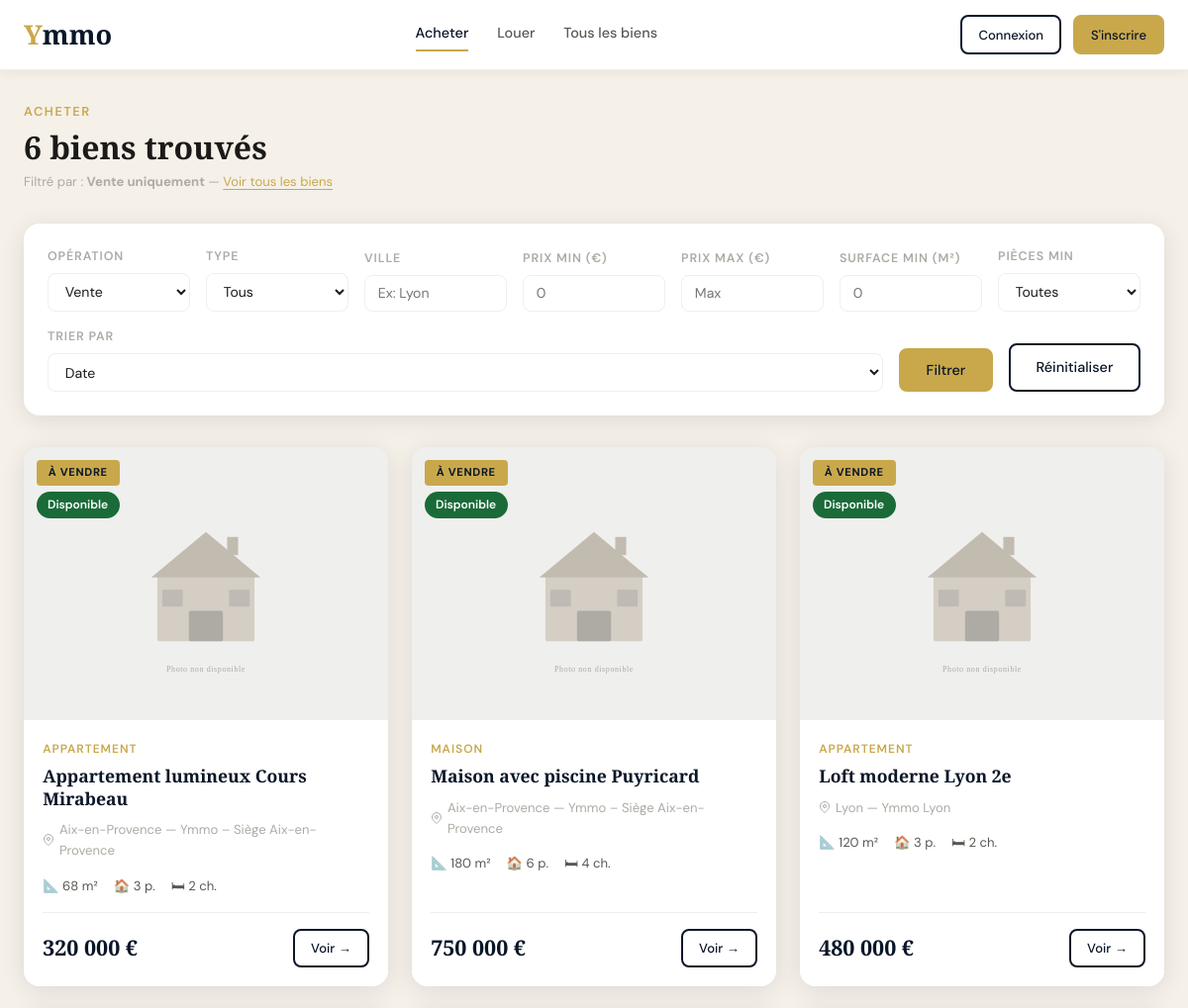
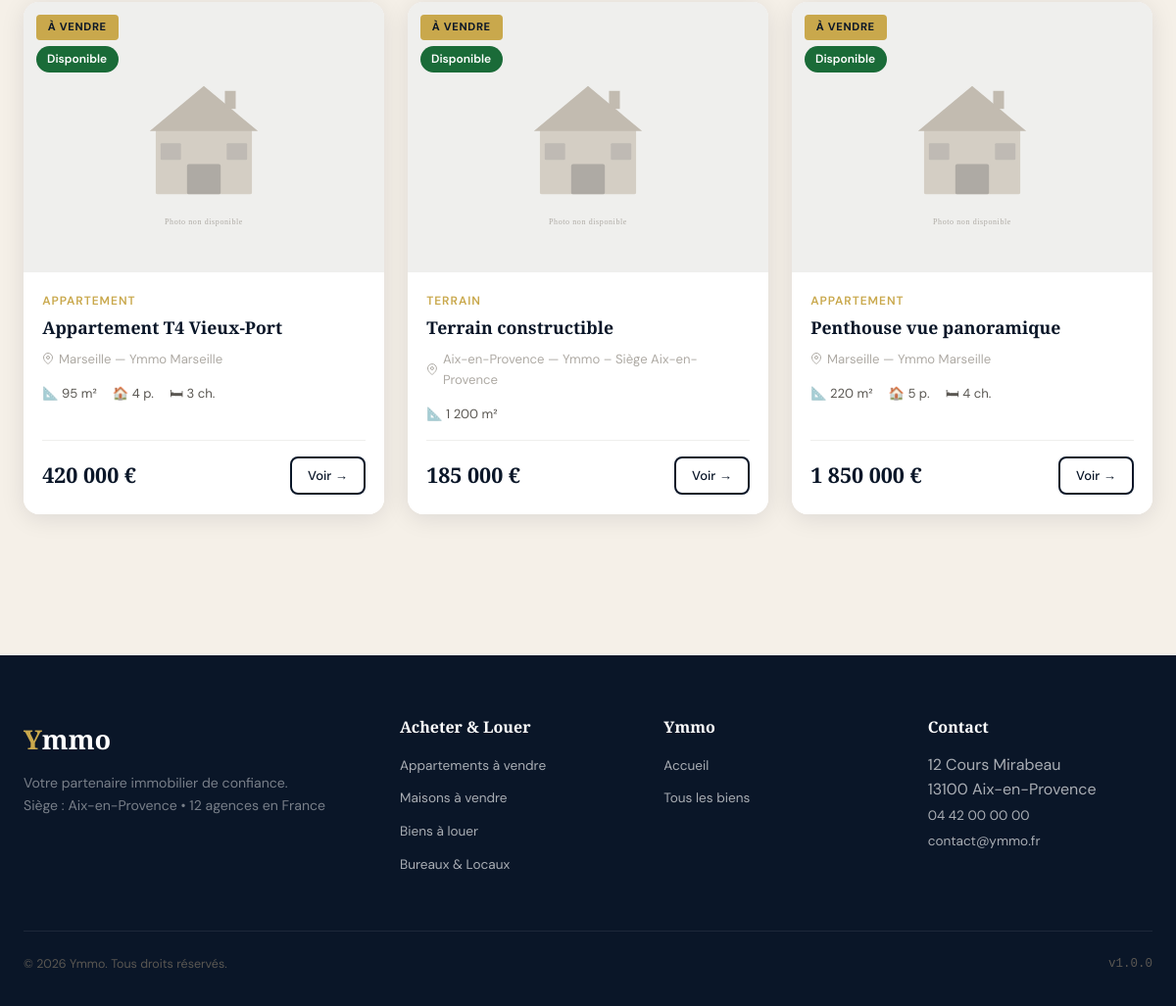
Page /biens.php?operation=vente on the committed database (2 pictures, top to bottom).
### tables this page shows
CREATE TABLE `biens` (
  `id`            INT UNSIGNED AUTO_INCREMENT PRIMARY KEY,
  `titre`         VARCHAR(200) NOT NULL,
  `description`   TEXT         NOT NULL,
  `type`          ENUM('appartement','maison','bureau','local','terrain','autre') NOT NULL,
  `statut`        ENUM('disponible','vendu','loue','archive') NOT NULL DEFAULT 'disponible',
  `operation`     ENUM('vente','location') NOT NULL DEFAULT 'vente',
  `prix`          DECIMAL(12,2) NOT NULL,
  `surface`       DECIMAL(8,2)  NOT NULL,
  `pieces`        TINYINT UNSIGNED NOT NULL DEFAULT 1,
  `chambres`      TINYINT UNSIGNED NOT NULL DEFAULT 0,
  `etage`         TINYINT NULL,
  `adresse`       VARCHAR(255) NOT NULL,
  `ville`         VARCHAR(100) NOT NULL,
  `cp`            VARCHAR(10)  NOT NULL,
  `latitude`      DECIMAL(10,7) NULL,
  `longitude`     DECIMAL(10,7) NULL,
  `agence_id`     INT UNSIGNED NOT NULL,
  `agent_id`      INT UNSIGNED NOT NULL,
  `options`       JSON NULL COMMENT 'Parkings, cave, terrasse, etc.',
  `created_at`    DATETIME DEFAULT CURRENT_TIMESTAMP,
  `updated_at`    DATETIME DEFAULT CURRENT_TIMESTAMP ON UPDATE CURRENT_TIMESTAMP,
  FOREIGN KEY (`agence_id`) REFERENCES `agences`(`id`),
  FOREIGN KEY (`agent_id`)  REFERENCES `users`(`id`)
);

CREATE TABLE `agences` (
  `id`        INT UNSIGNED AUTO_INCREMENT PRIMARY KEY,
  `nom`       VARCHAR(100) NOT NULL,
  `adresse`   VARCHAR(255) NOT NULL,
  `ville`     VARCHAR(100) NOT NULL,
  `cp`        VARCHAR(10)  NOT NULL,
  `telephone` VARCHAR(20)  NOT NULL,
  `email`     VARCHAR(150) NOT NULL,
  `created_at` DATETIME DEFAULT CURRENT_TIMESTAMP
);

### config/database.php (called while the page is built, shortened)
<?php
class Database
{
    private static ?PDO $instance = null;
    public static function getInstance(): PDO
    {
        if (self::$instance === null) {
            try {
                $dsn = sprintf(
                    'mysql:host=%s;dbname=%s;charset=%s',
                    DB_HOST, DB_NAME, DB_CHARSET
                );
                self::$instance = new PDO($dsn, DB_USER, DB_PASS, [
                    PDO::ATTR_ERRMODE            => PDO::ERRMODE_EXCEPTION,
                    PDO::ATTR_DEFAULT_FETCH_MODE => PDO::FETCH_ASSOC,
                    PDO::ATTR_EMULATE_PREPARES   => false,
                ]);
            } catch (PDOException $e) {
                if (DEBUG_MODE) {
                    die('Erreur de connexion BDD : ' . $e->getMessage());
                } else {
                    die('Erreur de connexion. Veuillez réessayer plus tard.');
                }
            }
        }
        return self::$instance;
    }
    public static function query(string $sql, array $params = []): PDOStatement
    {
        $stmt = self::getInstance()->prepare($sql);
        $stmt->execute($params);
        return $stmt;
    }
    public static function fetchOne(string $sql, array $params = []): array|false
    {
        return self::query($sql, $params)->fetch();
    }
}

### biens.php (the view, shortened to what this page needs)
<?php
require_once __DIR__ . '/includes/header.php';
$filters = [
  'operation'  => clean($_GET['operation']  ?? ''),
  'type'       => clean($_GET['type']       ?? ''),
  'ville'      => clean($_GET['ville']      ?? ''),
  'prix_min'   => isset($_GET['prix_min']) && $_GET['prix_min'] !== '' ? (float)$_GET['prix_min'] : null,
  'prix_max'   => isset($_GET['prix_max']) && $_GET['prix_max'] !== '' ? (float)$_GET['prix_max'] : null,
  'surface_min' => (int)($_GET['surface_min'] ?? 0),
  'pieces_min' => (int)($_GET['pieces_min'] ?? 0),
  'sort'       => clean($_GET['sort']       ?? 'created_at'),
  'order'      => clean($_GET['order']      ?? 'DESC'),
  'statut'     => 'disponible',
];
$page   = max(1, (int)($_GET['page'] ?? 1));
$result = getBiens($filters, $page);
?>
<div class="container" style="padding-top:2rem;padding-bottom:4rem;">
  <div class="section-header">
    <div>
      <p class="section-label">
        <?php if ($filters['operation'] === 'vente'): ?>Acheter
        <?php elseif ($filters['operation'] === 'location'): ?>Louer
        <?php else: ?>Tous les biens<?php endif; ?>
      </p>
      <h1 style="font-size:2rem;">
        <?= $result['total'] ?> bien<?= $result['total'] > 1 ? 's' : '' ?> trouvé<?= $result['total'] > 1 ? 's' : '' ?>
      </h1>
      <?php if ($filters['operation']): ?>
        <p style="font-size:.82rem;color:var(--gray-400);margin-top:.3rem;">
          Filtré par : <strong><?= $filters['operation'] === 'vente' ? 'Vente uniquement' : 'Location uniquement' ?></strong>
          — <a href="biens.php" style="color:var(--gold);">Voir tous les biens</a>
        </p>
      <?php endif; ?>
    </div>
  </div>
  <form class="filters-bar" method="GET" action="biens.php" id="filters-form">
    <div class="filter-group">
      <label>Opération</label>
      <select name="operation" onchange="this.form.submit()">
        <option value="vente" <?= $filters['operation'] === 'vente'    ? 'selected' : '' ?>>Vente</option>
      </select>
    </div>
    <div class="filter-group">
      <label>Type</label>
      <select name="type" onchange="this.form.submit()">
        <option value="">Tous</option>
      </select>
    </div>
    <div class="filter-group">
      <label>Ville</label>
      <input type="text" name="ville" value="<?= e($filters['ville']) ?>" placeholder="Ex: Lyon">
    </div>
    <div class="filter-group">
      <label>Prix min (€)</label>
      <input type="number" name="prix_min" value="<?= $filters['prix_min'] ?: '' ?>" placeholder="0" min="0">
    </div>
    <div class="filter-group">
      <label>Prix max (€)</label>
      <input type="number" name="prix_max" value="<?= $filters['prix_max'] ?: '' ?>" placeholder="Max" min="0">
    </div>
    <div class="filter-group">
      <label>Surface min (m²)</label>
      <input type="number" name="surface_min" value="<?= $filters['surface_min'] ?: '' ?>" placeholder="0" min="0">
    </div>
    <div class="filter-group">
      <label>Pièces min</label>
      <select name="pieces_min">
        <option value="">Toutes</option>
      </select>
    </div>
    <div class="filter-group">
      <label>Trier par</label>
      <select name="sort" onchange="this.form.submit()">
        <option value="created_at" <?= $filters['sort'] === 'created_at' ? 'selected' : '' ?>>Date</option>
      </select>
    </div>
    <button type="submit" class="btn btn-primary">Filtrer</button>
    <a href="biens.php" class="btn btn-outline">Réinitialiser</a>
  </form>
  <?php if (empty($result['items'])): ?>
    <div class="empty-state">
      <svg width="64" height="64" viewBox="0 0 24 24" fill="none" stroke="currentColor" stroke-width="1">
        <path d="M3 9l9-7 9 7v11a2 2 0 01-2 2H5a2 2 0 01-2-2z" />
      </svg>
      <h3>Aucun bien ne correspond à vos critères</h3>
      <p>Essayez d'élargir vos filtres.</p>
      <a href="biens.php" class="btn btn-primary mt-2">Voir tous les biens</a>
    </div>
  <?php else: ?>
    <div class="biens-grid">
      <?php foreach ($result['items'] as $b): ?>
        <a href="bien-detail.php?id=<?= $b['id'] ?>" class="bien-card">
          <div class="bien-card-img">
            <img loading="lazy" src="<?= imageSrc($b['image_principale']) ?>" alt="<?= e($b['titre']) ?>" loading="lazy">
            <div class="bien-card-badges">
              <span class="bien-card-operation <?= $b['operation'] === 'location' ? 'location' : '' ?>">
                <?= $b['operation'] === 'vente' ? 'À vendre' : 'À louer' ?>
              </span>
              <?= badgeStatut($b['statut']) ?>
            </div>
          </div>
          <div class="bien-card-body">
            <p class="bien-card-type"><?= labelType($b['type']) ?></p>
            <h3 class="bien-card-title"><?= e($b['titre']) ?></h3>
            <p class="bien-card-location">
              <svg class="icon-pin" width="12" height="12" viewBox="0 0 24 24" fill="none" stroke="currentColor" stroke-width="2">
                <path d="M21 10c0 7-9 13-9 13s-9-6-9-13a9 9 0 0118 0z" />
                <circle cx="12" cy="10" r="3" />
              </svg>
              <?= e($b['ville']) ?> — <?= e($b['agence_nom']) ?>
            </p>
            <div class="bien-card-features">
              <span class="bien-card-feature">📐 <?= formatSurface($b['surface']) ?></span>
              <?php if ($b['pieces']): ?>
                <span class="bien-card-feature">🏠 <?= $b['pieces'] ?> p.</span>
              <?php endif; ?>
              <?php if ($b['chambres']): ?>
                <span class="bien-card-feature">🛏 <?= $b['chambres'] ?> ch.</span>
              <?php endif; ?>
            </div>
            <div class="bien-card-footer">
              <p class="bien-card-price">
                <?= formatPrix($b['prix']) ?>
              </p>
              <span class="btn btn-sm btn-outline">Voir →</span>
            </div>
          </div>
        </a>
      <?php endforeach; ?>
    </div>
  <?php endif; ?>
</div>
<?php require_once __DIR__ . '/includes/footer.php'; ?>

### includes/functions.php (shortened to what this page needs)
<?php
require_once __DIR__ . '/../config/database.php';
function e(?string $value): string
{
    return htmlspecialchars($value ?? '', ENT_QUOTES | ENT_HTML5, 'UTF-8');
}
function clean(?string $value): string
{
    return trim(strip_tags($value ?? ''));
}
function formatPrix(float $prix): string
{
    return number_format($prix, 0, ',', ' ') . ' €';
}
function formatSurface(float $surface): string
{
    return number_format($surface, 0, ',', ' ') . ' m²';
}
function labelType(string $type): string
{
    return match ($type) {
        'appartement' => 'Appartement',
        'maison'      => 'Maison',
        'bureau'      => 'Bureau',
        'local'       => 'Local commercial',
        'terrain'     => 'Terrain',
        default       => 'Autre',
    };
}
function labelStatut(string $statut): string
{
    return match ($statut) {
        'disponible' => 'Disponible',
        'vendu'      => 'Vendu',
        'loue'       => 'Loué',
        'archive'    => 'Archivé',
        default      => $statut,
    };
}
function badgeStatut(string $statut): string
{
    $class = match ($statut) {
        'disponible' => 'badge-success',
        'vendu'      => 'badge-danger',
        'loue'       => 'badge-warning',
        'archive'    => 'badge-secondary',
        default      => 'badge-info',
    };
    return '<span class="badge ' . $class . '">' . labelStatut($statut) . '</span>';
}
function getBiens(array $filters = [], int $page = 1, int $perPage = ITEMS_PER_PAGE): array
{
    $where  = ['b.statut != "archive"'];
    $params = [];
    if (!empty($filters['operation'])) {
        $where[] = 'b.operation = :operation';
        $params[':operation'] = $filters['operation'];
    }
    if (!empty($filters['statut'])) {
        $where[] = 'b.statut = :statut';
        $params[':statut'] = $filters['statut'];
    }
    $whereClause = $where ? 'WHERE ' . implode(' AND ', $where) : '';
    $sort        = in_array($filters['sort'] ?? '', ['prix', 'surface', 'created_at'])
        ? 'b.' . $filters['sort']
        : 'b.created_at';
    $order       = ($filters['order'] ?? 'DESC') === 'ASC' ? 'ASC' : 'DESC';
    $offset      = ($page - 1) * $perPage;
    $total = (int) Database::fetchOne(
        "SELECT COUNT(*) AS total FROM biens b $whereClause",
        $params
    )['total'];
    $sql = "
        SELECT b.*,
               a.nom AS agence_nom,
               CONCAT(u.prenom, ' ', u.nom) AS agent_nom,
               img.filename AS image_principale
        FROM biens b
        LEFT JOIN agences a ON a.id = b.agence_id
        LEFT JOIN users   u ON u.id = b.agent_id
        LEFT JOIN images_biens img ON img.bien_id = b.id AND img.principale = 1
        $whereClause
        ORDER BY $sort $order
        LIMIT :limit OFFSET :offset
    ";
    $stmt = Database::getInstance()->prepare($sql);
    foreach ($params as $k => $v) {
        $stmt->bindValue($k, $v);
    }
    $stmt->bindValue(':limit',  $perPage, PDO::PARAM_INT);
    $stmt->bindValue(':offset', $offset,  PDO::PARAM_INT);
    $stmt->execute();
    $items = $stmt->fetchAll();
    return [
        'items'      => $items,
        'total'      => $total,
        'page'       => $page,
        'perPage'    => $perPage,
        'totalPages' => (int) ceil($total / $perPage),
    ];
}
function imageSrc(?string $filename): string
{
    return APP_URL . '/assets/images/placeholder.svg';
}

### rows in the picture
biens: operation "Vente", shows "À VENDRE", statut "Disponible", type "TERRAIN", titre "Terrain constructible", ville "Aix-en-Provence", agence.nom "Ymmo – Siège Aix-en-Provence", surface "1 200 m²", prix "185 000 €"
biens: operation "À VENDRE", statut "Disponible", type "APPARTEMENT", titre "Appartement lumineux Cours Mirabeau", ville "Aix-en-Provence", agence.nom "Ymmo – Siège Aix-en-Provence", surface "68 m²", pieces "3", chambres "2", prix "320 000 €"
biens: operation "À VENDRE", statut "Disponible", type "MAISON", titre "Maison avec piscine Puyricard", ville "Aix-en-Provence", agence.nom "Ymmo – Siège Aix-en-Provence", surface "180 m²", pieces "6", chambres "4", prix "750 000 €"
biens: operation "À VENDRE", statut "Disponible", type "APPARTEMENT", titre "Loft moderne Lyon 2e", ville "Lyon", agence.nom "Ymmo Lyon", surface "120 m²", pieces "3", chambres "2", prix "480 000 €"
biens: operation "À VENDRE", statut "Disponible", type "APPARTEMENT", titre "Appartement T4 Vieux-Port", ville "Marseille", agence.nom "Ymmo Marseille", surface "95 m²", pieces "4", chambres "3", prix "420 000 €"
biens: operation "À VENDRE", statut "Disponible", type "APPARTEMENT", titre "Penthouse vue panoramique", ville "Marseille", agence.nom "Ymmo Marseille", surface "220 m²", pieces "5", chambres "4", prix "1 850 000 €"

### other values in the picture
$result['total'] "6"
APP_VERSION "1.0.0"
